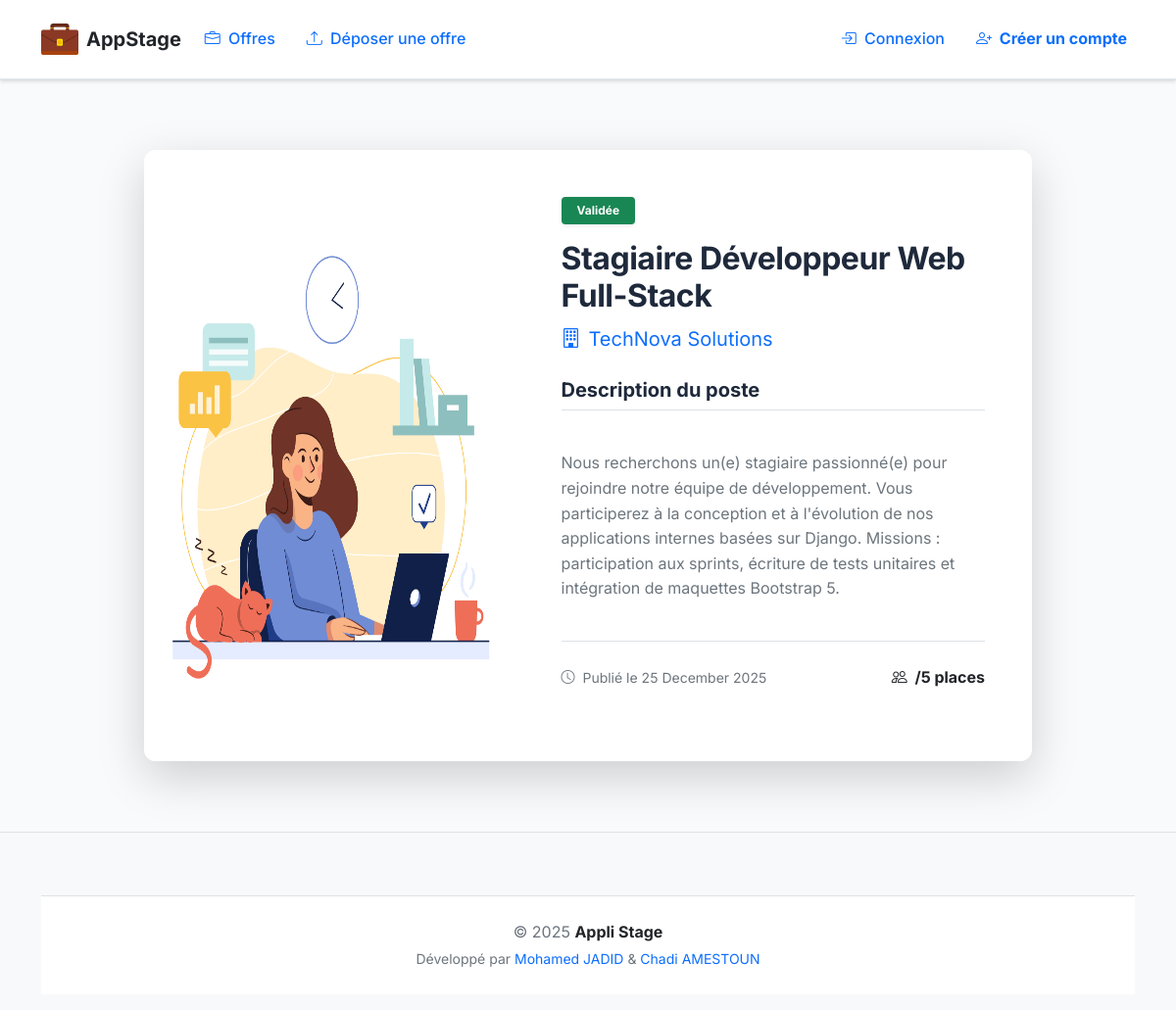
Screenshot of /offres/1/ with the database file from the repository.
### appstage/models.py (models this page shows, shortened)
class Offre (models.Model):
    IDOffre = models.AutoField(primary_key=True)
    entrepriseOffre = models.CharField(max_length=200)
    nomContactOffre = models.CharField(max_length=100)
    prenomContactOffre = models.CharField(max_length=100, blank=True, null=True)
    emailContactOffre = models.EmailField(max_length=254)
    dateDepotOffre = models.DateTimeField(auto_now_add=True)
    titreOffre = models.CharField(max_length=200)
    detailsOffre = models.TextField()
    imageOffre = models.ImageField(
        upload_to='offres_images/',
        blank=True,
        null=True
    )
    statutOffre = models.CharField(
        max_length=20,
        choices=[
            ('attente', 'En attente de validation'),
            ('validee', 'Validée'),
            ('refusee', 'Refusée'),
            ('cloturee', 'Clôturée'),
        ],
        default='attente'
    )

### appstage/views.py (the view)
# urls.py: path('offres/<int:offre_id>/', views.offre, name='detail_offre'),
def offre(request, offre_id):
    try:
        uneOffre = Offre.objects.get(IDOffre=offre_id)
    except Offre.DoesNotExist:
        return render(
            request,
            'appstage/forbidden.html',
            {'message': "Offre introuvable."}
        )
    if not request.user.is_authenticated and uneOffre.statutOffre != 'validee':
        return render(
            request,
            'appstage/forbidden.html',
            {'message': "Offre non disponible."}
        )
    return render(
        request,
        'appstage/offre.html',
        {'offre': uneOffre}
    )

### appstage/templates/appstage/offre.html (shortened to what this page needs)
{% extends 'appstage/base.html' %}
{% load static %}
{% block main %}
<div class="container py-5">
    <div class="row justify-content-center">
        <div class="col-lg-10">
            <div class="card shadow-lg border-0 rounded-4 overflow-hidden animate-fade">
                <div class="row g-0">
                    <div class="col-md-5">
                        <img src="{% if offre.imageOffre %}{{ offre.imageOffre.url }}{% else %}{% static 'appstage/img/default_offer.jpg' %}{% endif %}"
                             class="img-fluid h-100 w-100 object-fit-cover"
                             style="min-height: 420px;"
                             alt="{{ offre.titreOffre }}">
                    </div>
                    <div class="col-md-7 p-4 p-lg-5 d-flex flex-column">
                        <div class="mb-auto">
                            <span class="badge
                                {% if offre.statutOffre == 'validee' %}bg-success
                                {% elif offre.statutOffre == 'refusee' %}bg-danger
                                {% else %}bg-warning text-dark{% endif %}
                                px-3 py-2 mb-3 shadow-sm">
                                {{ offre.get_statutOffre_display|default:offre.statutOffre }}
                            </span>
                            <h1 class="fw-bold h2 mb-2">{{ offre.titreOffre }}</h1>
                            <p class="text-primary fw-semibold fs-5 mb-4">
                                <i class="bi bi-building me-2"></i>{{ offre.entrepriseOffre }}
                            </p>
                            <h5 class="fw-bold border-bottom pb-2 mb-3">Description du poste</h5>
                            <p class="text-muted" style="white-space: pre-line;">
                                {{ offre.detailsOffre }}
                            </p>
                        </div>
                        <div class="mt-4 pt-4 border-top">
                            <div class="d-flex justify-content-between align-items-center mb-4">
                                <small class="text-muted">
                                    <i class="bi bi-clock me-1"></i>
                                    Publié le {{ offre.dateDepotOffre|date:"d F Y" }}
                                </small>
                                <span class="fw-bold text-dark">
                                    <i class="bi bi-people me-1"></i>
                                    {{ offre.nb_candidatures }}/5 places
                                </span>
                            </div>
                        </div>
                    </div>
                </div>
            </div>
        </div>
    </div>
</div>
{% endblock %}

### appstage/static/appstage/css/style.css (style rules this page uses)
:root { --primary: #6366F1; --primary-dark: #4F46E5; --primary-hover: #4338CA; --primary-soft: rgba(99, 102, 241, 0.12); --success: #10b981; --warning: #f59e0b; --danger: #ef4444; --dark: #1e293b; --dark-soft: rgba(30, 41, 59, 0.05); --light-bg: #f8fafc; --white: #ffffff; --border-color: #e2e8f0; --radius: 12px; --radius-sm: 6px; --shadow: 0 4px 6px -1px rgba(0, 0, 0, 0.1), 0 2px 4px -1px rgba(0, 0, 0, 0.06); --shadow-lg: 0 10px 15px -3px rgba(0, 0, 0, 0.1); --transition: all 0.3s cubic-bezier(0.4, 0, 0.2, 1); }
body { font-family: 'Inter', sans-serif; background-color: var(--light-bg); color: var(--dark); line-height: 1.6; }
h1, h2, h3, h4 { font-weight: 700; letter-spacing: -0.5px; }
.card { border: none; border-radius: var(--radius); box-shadow: var(--shadow); transition: var(--transition); background: var(--white); }
.animate-fade { animation: fadeIn 0.8s ease-out forwards; }

### rows the page displays
Offre: imageOffre (picture), statutOffre "Validée", titreOffre "Stagiaire Développeur Web Full-Stack", entrepriseOffre "TechNova Solutions", detailsOffre "Nous recherchons un(e) stagiaire passionné(e) pour rejoindre notre équipe de développement. Vous participerez à la conception et à l'évolution de nos applications internes basées sur Django. Missions : participation aux sprints, écriture de tests unitaires et intégration de maquettes Bootstrap 5.", dateDepotOffre "25 December 2025"
